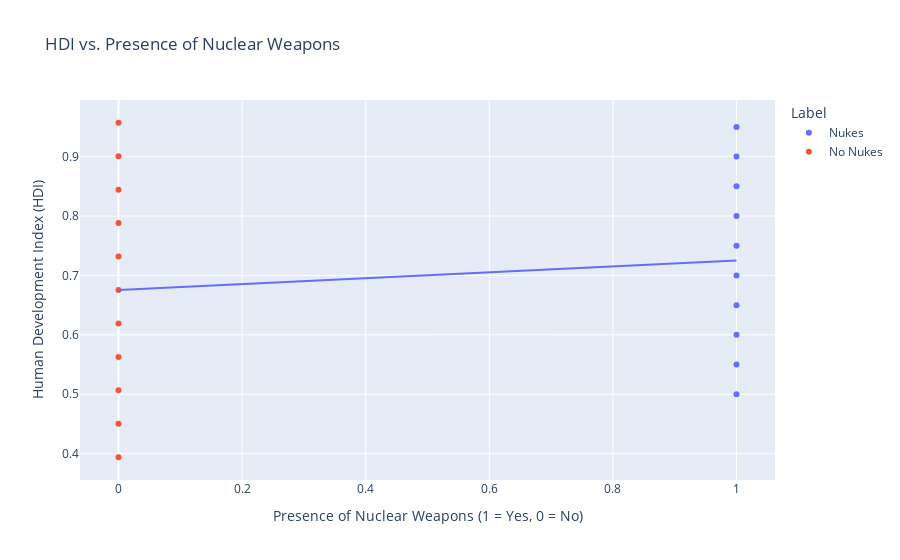

The cell this chart's notebook holds for it:
### Markdown cell above
In this graph, we are trying to see if there is a relationship between a country having nuclear weapons and its Human Development Index (HDI), which is a measure of a country’s overall well-being.

The blue dots represent actual HDI values for countries, with the x-axis showing whether a country has nuclear weapons (1 means it has nukes, 0 means it doesn’t). The red line is our best guess of this relationship, showing the general trend. If the line slopes upwards, it means that countries with nuclear weapons tend to have a higher HDI. The closeness of the dots to the line indicates how well the presence of nuclear weapons predicts HDI.

### Code cell
nukes = np.array([1] * len(hdi_nukes) + [0] * len(hdi_not_nukes))
# HDI values
hdi_values = np.concatenate((hdi_nukes, hdi_not_nukes))

# Prepare the data
data = pd.DataFrame({
    'Nukes': nukes,
    'HDI': hdi_values,
    'Label': ['Nukes' if x == 1 else 'No Nukes' for x in nukes]  # Label for hover info
})

# Define independent and dependent variables
X = data[['Nukes']]  # Independent variable (presence of nukes)
y = data['HDI']      # Dependent variable (HDI)

# Create and fit the model
model = LinearRegression()
model.fit(X, y)

# Get the regression coefficient and intercept
coefficient = model.coef_[0]
intercept = model.intercept_

print(f"Regression Coefficient: {coefficient}")
print(f"Intercept: {intercept}")

# Predict HDI values
data['Predicted_HDI'] = model.predict(X)

# Create interactive plot using Plotly
fig = px.scatter(
    data, x='Nukes', y='HDI', 
    color='Label',
    labels={'Nukes': 'Presence of Nuclear Weapons (1 = Yes, 0 = No)', 'HDI': 'Human Development Index (HDI)'},
    title='HDI vs. Presence of Nuclear Weapons',
    hover_data=['HDI', 'Label']
)

# Add the regression line
fig.add_traces(px.line(data, x='Nukes', y='Predicted_HDI', labels={'Nukes': 'Presence of Nuclear Weapons (1 = Yes, 0 = No)', 'Predicted_HDI': 'Predicted HDI'}).data)

fig.show()

### Figure 1 — Plotly figure (JSON) as saved in the notebook; plotly's stock layout.template omitted (floating-point values rounded to 4 significant figures)
{"data": [{"customdata": [["Nukes"], ["Nukes"], ["Nukes"], ["Nukes"], ["Nukes"], ["Nukes"], ["Nukes"], ["Nukes"], ["Nukes"], ["Nukes"]], "hovertemplate": "Label=%{customdata[0]}<br>Presence of Nuclear Weapons (1 = Yes, 0 = No)=%{x}<br>Human Development Index (HDI)=%{y}<extra></extra>", "legendgroup": "Nukes", "marker": {"color": "#636efa", "symbol": "circle"}, "mode": "markers", "name": "Nukes", "orientation": "v", "showlegend": true, "type": "scatter", "x": [1, 1, 1, 1, 1, 1, 1, 1, 1, 1], "xaxis": "x", "y": [0.5, 0.6, 0.7, 0.8, 0.9, 0.55, 0.65, 0.75, 0.85, 0.95], "yaxis": "y"}, {"customdata": [["No Nukes"], ["No Nukes"], ["No Nukes"], ["No Nukes"], ["No Nukes"], ["No Nukes"], ["No Nukes"], ["No Nukes"], ["No Nukes"], ["No Nukes"], ["No Nukes"]], "hovertemplate": "Label=%{customdata[0]}<br>Presence of Nuclear Weapons (1 = Yes, 0 = No)=%{x}<br>Human Development Index (HDI)=%{y}<extra></extra>", "legendgroup": "No Nukes", "marker": {"color": "#EF553B", "symbol": "circle"}, "mode": "markers", "name": "No Nukes", "orientation": "v", "showlegend": true, "type": "scatter", "x": [0, 0, 0, 0, 0, 0, 0, 0, 0, 0, 0], "xaxis": "x", "y": [0.394, 0.4503, 0.5066, 0.5629, 0.6192, 0.6755, 0.7318, 0.7881, 0.8444, 0.9007, 0.957], "yaxis": "y"}, {"hovertemplate": "Presence of Nuclear Weapons (1 = Yes, 0 = No)=%{x}<br>Predicted HDI=%{y}<extra></extra>", "legendgroup": "", "line": {"color": "#636efa", "dash": "solid"}, "marker": {"symbol": "circle"}, "mode": "lines", "name": "", "orientation": "v", "showlegend": false, "type": "scatter", "x": [1, 1, 1, 1, 1, 1, 1, 1, 1, 1, 0, 0, 0, 0, 0, 0, 0, 0, 0, 0, 0], "xaxis": "x", "y": [0.725, 0.725, 0.725, 0.725, 0.725, 0.725, 0.725, 0.725, 0.725, 0.725, 0.6755, 0.6755, 0.6755, 0.6755, 0.6755, 0.6755, 0.6755, 0.6755, 0.6755, 0.6755, 0.6755], "yaxis": "y"}], "layout": {"legend": {"title": {"text": "Label"}, "tracegroupgap": 0}, "title": {"text": "HDI vs. Presence of Nuclear Weapons"}, "xaxis": {"anchor": "y", "domain": [0, 1], "title": {"text": "Presence of Nuclear Weapons (1 = Yes, 0 = No)"}}, "yaxis": {"anchor": "x", "domain": [0, 1], "title": {"text": "Human Development Index (HDI)"}}}}
